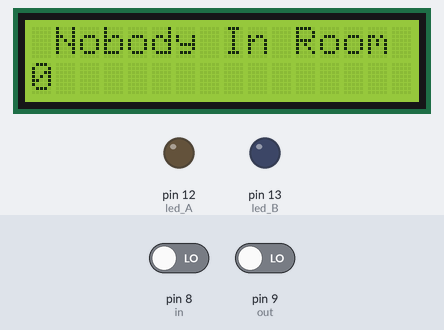
This sketch was run on a simulated Arduino Uno, built with avr-gcc and run on an emulated ATmega328P. Shown: 16×2 character LCD, output pins drawn as LEDs (lit = HIGH). Inputs (shaded band) come from the test bench; at power-on: pin 8 (in) LOW, pin 9 (out) LOW.

Above: at 3.2 s.
3.3 s: pin 8 (in) driven HIGH
At 6.3 s:
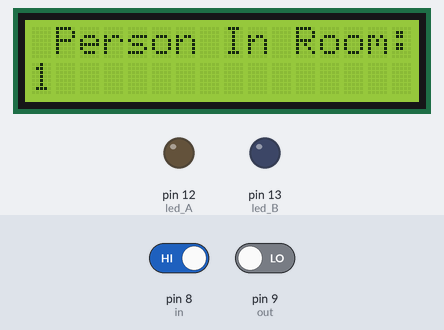
9.5 s: pin 9 (out) driven HIGH
At 12.8 s:
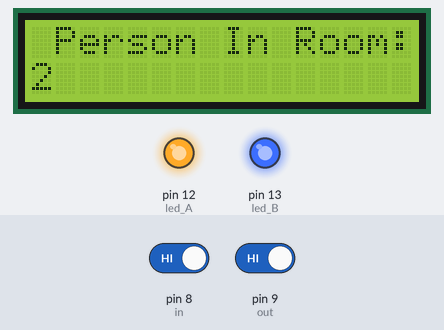
17.1 s: pin 8 (in) driven LOW
At 17.1 s:
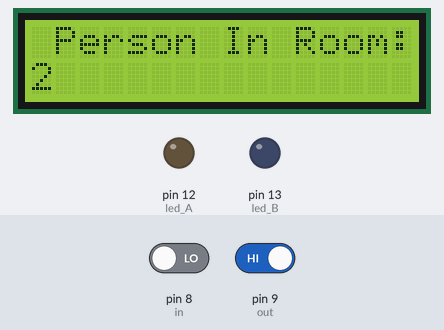
24.6 s: pin 8 (in) driven HIGH
At 29.3 s:
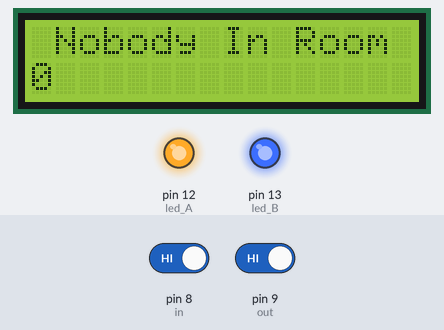
32.2 s: pin 9 (out) driven LOW
At 38.0 s:
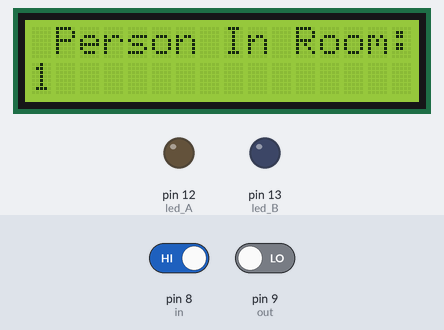
Timing chart, 0 to 39.5 s (numbered marks = the images above; inputs shaded):
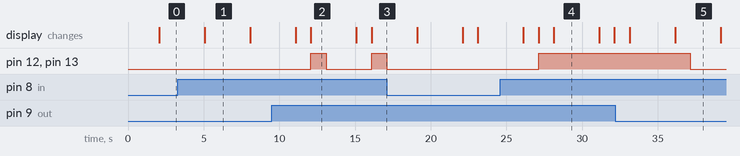

The sketch:

bidirectional_counter.ino
```cpp
#include<LiquidCrystal.h>
LiquidCrystal lcd(2,3,4,5,6,7);
#define in 8 // Entry IR Sensor Pin
#define out 9 // Exit IR Sensor Pin
#define section_A 10//PIR in Section A
#define section_B 11//PIR in Section B
#define led_A 12// LED Pin or room light
#define led_B 13 // LED Pin or room light
int count=0;

void setup()
{
  lcd.begin(16,2);
  lcd.print("Visitor Counter");
  delay(2000);
  pinMode(in, INPUT);
  pinMode(out, INPUT);
  pinMode(section_A, INPUT);
  pinMode(section_B, INPUT);
  pinMode(led_A, OUTPUT);
  pinMode(led_B, OUTPUT);
}
void loop()
{
  int in_value = digitalRead(in);
  int A_Value = digitalRead(in);
  int out_value = digitalRead(out);
  int B_Value = digitalRead(in);
  if(in_value == 1)
  {
    count++;
    lcd.clear();
    lcd.setCursor(1,0);
    lcd.print("Person In Room:");
    lcd.setCursor(0,1);
    lcd.print(count);
    delay(1000);
  }
  if(A_Value==1)
   {
  digitalWrite(led_A,HIGH); //IF Person is in Section A then it will turn on led_A
   }
   if(B_Value==1)
   {
  digitalWrite(led_B,HIGH); //IF Person is in Section B then it will turn on led_B
   }
  if(out_value == 1)
  {
    count--;
    lcd.clear();
    lcd.setCursor(1,0);
    lcd.print("Person In Room:");
    lcd.setCursor(0,1);
    lcd.print(count);
    delay(1000);
  }


  if(count==0)
  {
    lcd.clear();
    lcd.setCursor(1,0);
    lcd.print("Nobody In Room");
    lcd.setCursor(0,1);
    lcd.print(count);
    delay(1000);
  }
  else
  {
   digitalWrite(led_A,LOW);
   digitalWrite(led_B,LOW);
  }
delay(2000);
}
```

Measured:
- after the input at 3.3 s, the display: changes after 1.8 s (image 1)
- after the input at 9.5 s, pin 12 (led_A), pin 13 (led_B): alternates HIGH for 1.0 s and LOW for 3.0 s, starting after 2.6 s
- after the input at 17.1 s, pin 12 (led_A), pin 13 (led_B): stays LOW (without the input it goes to HIGH after 3.0 s)
- after the input at 24.6 s, pin 12 (led_A), pin 13 (led_B): LOW → HIGH after 2.5 s
- after the input at 32.2 s, pin 12 (led_A), pin 13 (led_B): HIGH → LOW after 4.9 s
- what the display in image 1 shows lasts 3.0 s, from 5.1 s to 8.1 s
